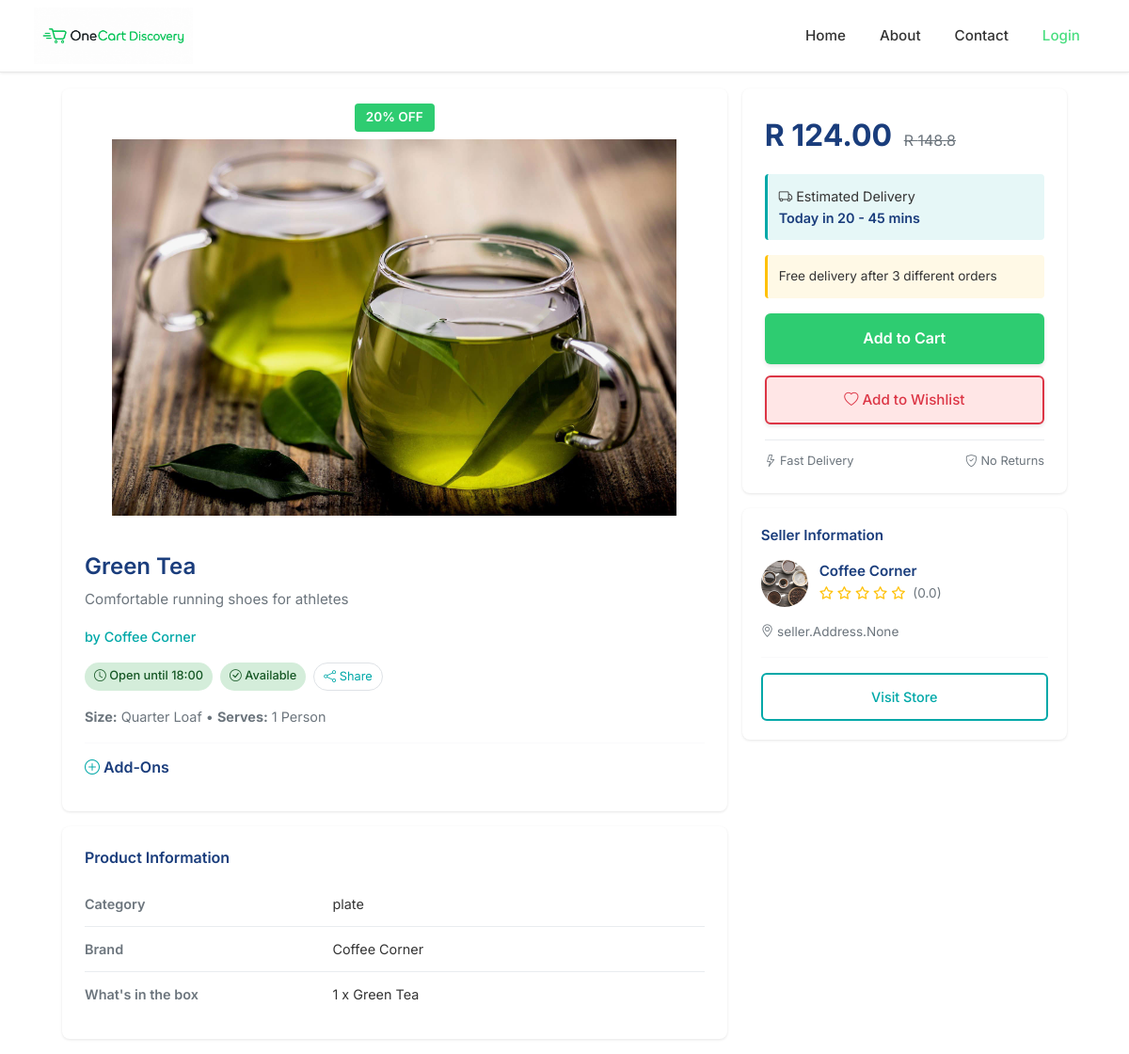
/coffee-corner/green_tea, run on the app's committed database.
### seller/wrap_models/product_model.py (models this page shows, shortened)
class Product(models.Model):
    CATEGORIES = [
        ('plate', 'Plate'),
        ('kota', 'Kota'),
        ('dagwood', 'Dagwood'),
        ('drinks', 'Drinks'),
        ('other', 'Other'),
    ]
    STATUS_CHOICES = [
        ('active', 'Active'),
        ('inactive', 'Inactive'),
        ('pending', 'Pending'),
        ('banned', 'banned'),
        ('reected', 'rejected'),
    ]
    business = models.ForeignKey(BusinessInformation, on_delete=models.CASCADE, related_name="products")
    name = models.CharField(max_length=200)
    category = models.CharField(max_length=50, choices=CATEGORIES, default='other')
    price = models.DecimalField(max_digits=10, decimal_places=2)
    quantity = models.PositiveIntegerField()
    description = models.TextField()
    small_description = models.TextField(null=True)
    status = models.CharField(max_length=50, choices=STATUS_CHOICES, default="pending")
    is_flagged = models.BooleanField(default=False)
    sales = models.PositiveIntegerField(default=0)
    timestamp = models.DateTimeField(default=timezone.now, null=True)
    image = models.ImageField(upload_to="uploads/")
    uuid = models.UUIDField(default=uuid.uuid4, editable=False, unique=False)
    slug = models.SlugField(unique=False, blank=True)  # <--- This
    def is_instock(self):
        if self.quantity < 1:
            return False
        return True
    def markup_price(self):
        return float(f'{self.price}') + (float(f'{self.price}') * 0.20)

### seller/wrap_models/business_model.py (models this page shows, shortened)
class BusinessInformation(models.Model):
    BUSINESS_CATEGORIES = [
        ('dropship', 'Dropship'),
        ('food', 'Food & beverages'),
        ('clothing', 'Clothing'),
        ('technology', 'Technology'),
        ('other', 'Other'),
    ]
    name = models.CharField(max_length=200)
    business_type = models.CharField(max_length=200)
    description = models.TextField()
    registration_number = models.CharField(max_length=200, unique=False)
    category = models.CharField(max_length=50, choices=BUSINESS_CATEGORIES, default='other')
    phone = models.CharField(max_length=20, blank=True, null=False)
    telephone = models.CharField(max_length=20, blank=True, null=True)
    email = models.CharField(max_length=200,unique=False)
    owner = models.ForeignKey(User, on_delete=models.CASCADE, related_name="businesses")
    open_time = models.CharField(max_length=50)
    close_time = models.CharField(max_length=50)
    date_created = models.DateTimeField(auto_now_add=True)
    status = models.CharField(max_length=50, default="pending")
    account_code = models.CharField(max_length=200,default="",null=True)
    open_orders = models.BooleanField(default=False)
    image = models.ImageField(upload_to='uploads/business_images/', null=True, blank=True)
    uuid = models.UUIDField(default=uuid.uuid4, editable=False, unique=False)
    slug = models.SlugField( blank=True)  # <--- This
    def __str__(self):
        return self.name
    class Meta:
        verbose_name_plural = "Businesses"

### shop/views.py (the view)
# urls.py: path('<slug:bSlug>/<slug:pSlug>', views.view_product, name='view_product'),
def view_product(request, bSlug, pSlug):
    product = Product.objects.filter(slug=pSlug).first()
    items= 0
    whishlist = 0
    is_business_user = False
    if request.user.is_authenticated:
        items = get_cart_items(request.user)
        whishlist = get_wishlist_items(request.user)
        is_business_user = request.user.groups.filter(name="business").exists()
    if product:
        all_ratings = BusinessRating.objects.filter(business=product.business)
        stars_list = [rating.stars for rating in all_ratings]
        if stars_list:
            average_rating = round(sum(stars_list) / len(stars_list), 1)
        else:
            average_rating = 0.0
        total_rating = len(stars_list)
        markup_price = float(f'{product.price}') + (float(f'{product.price}') * 0.20)
        absolute_image_url = request.build_absolute_uri(product.image.url)
        absolute_page_url = request.build_absolute_uri()
        return render(request,'products/view_product.html',{'absolute_page_url':absolute_page_url,'absolute_image_url':absolute_image_url,'markup_price':markup_price,'product':product,'cart_items_count':items,"wishlist_items_count":whishlist,'average_rating':average_rating,'total_rating':total_rating, 'is_business_user': is_business_user})
    return render(request,'products/view_product.html', {'is_business_user': is_business_user})

### shop/templates/products/view_product.html (shortened to what this page needs)
{% extends 'products/shop_base2.html' %}
{% load static %}
{% block content %}
<div class="product-container">
    <div class="row g-3">
        <div class="col-lg-8">
            <div class="product-card">
                <div class="product-image-section">
                    <span class="discount-badge">20% OFF</span>
                    <img src="{{product.image.url}}" alt="{{product.name}}">
                </div>
                <div class="product-details">
                    <h1 class="product-title">{{product.name}}</h1>
                    <p class="product-description">{{product.small_description}}</p>
                    <p class="business-name">by {{product.business}}</p>
                    <div class="status-badges">
                        {% if product.business.open_orders %}
                        <span class="badge-custom badge-open">
                            <i class="bi bi-clock"></i> Open until {{product.business.close_time}}
                        </span>
                        {% else %}
                        <span class="badge-custom badge-closed">
                            <i class="bi bi-clock"></i> Closed
                        </span>
                        {% endif %}
                        {% if product.is_instock %}
                        <span class="badge-custom badge-available">
                            <i class="bi bi-check-circle"></i> Available
                        </span>
                        {% else %}
                        <span class="badge-custom badge-outofstock">
                            <i class="bi bi-x-circle"></i> Out of Stock
                        </span>
                        {% endif %}
                        <button class="btn-share" onclick="showShareModal()">
                            <i class="bi bi-share"></i> Share
                        </button>
                    </div>
                    <div class="product-info">
                        <strong>Size:</strong> Quarter Loaf • <strong>Serves:</strong> 1 Person
                    </div>
                    <hr class="divider">
                    <div class="addons-section">
                        <h6><i class="bi bi-plus-circle" style="color: var(--primary-teal);"></i> Add-Ons</h6>
                    </div>
                </div>
            </div>
            <div class="info-table">
                <h6>Product Information</h6>
                <div class="info-row">
                    <span class="info-label">Category</span>
                    <span class="info-value">{{product.category}}</span>
                </div>
                <div class="info-row">
                    <span class="info-label">Brand</span>
                    <span class="info-value">{{product.business}}</span>
                </div>
                <div class="info-row">
                    <span class="info-label">What's in the box</span>
                    <span class="info-value">1 x {{product.name}}</span>
                </div>
            </div>
        </div>
        <div class="col-lg-4">
            <div class="price-section">
                <div class="price-display">
                    <span class="current-price">R {{product.price}}</span>
                    <span class="original-price">R {{product.markup_price}}</span>
                </div>
                <div class="delivery-box">
                    <div><i class="bi bi-truck"></i> Estimated Delivery</div>
                    <div class="delivery-time">Today in 20 - 45 mins</div>
                </div>
                <div class="promo-text">
                    Free delivery after 3 different orders
                </div>
                {% if product.is_instock %}
                    {% if user.is_authenticated %}
                    <button onclick="addCart({{ product.id }})" class="btn-add-cart available">Add to Cart</button>
                    {% else %}
                    <button onclick="showLoginAlert()" class="btn-add-cart available">Add to Cart</button>
                    {% endif %}
                {% else %}
                <button class="btn-add-cart unavailable" disabled>Out of Stock</button>
                {% endif %}
                {% if user.is_authenticated %}
                <button class="btn-wishlist" onclick="addWishlist({{product.id}})">
                    <i class="bi bi-heart"></i> Add to Wishlist
                </button>
                {% else %}
                <button class="btn-wishlist" onclick="showLoginAlert()">
                    <i class="bi bi-heart"></i> Add to Wishlist
                </button>
                {% endif %}
                <div class="delivery-features">
                    <span><i class="bi bi-lightning"></i> Fast Delivery</span>
                    <span><i class="bi bi-shield-check"></i> No Returns</span>
                </div>
            </div>
            <div class="seller-card">
                <h6>Seller Information</h6>
                <div class="seller-info">
                    <img src="{{product.business.image.url}}" alt="{{product.business}}" class="seller-image">
                    <div class="seller-details">
                        <h6>{{product.business}}</h6>
                        <div class="rating-stars">
                            <i class="fa-star {% if average_rating > 0 %} fas {% else %} far {% endif %}"></i>
                            <i class="fa-star {% if average_rating > 1 %} fas {% else %} far {% endif %}"></i>
                            <i class="fa-star {% if average_rating > 2 %} fas {% else %} far {% endif %}"></i>
                            <i class="fa-star {% if average_rating > 3 %} fas {% else %} far {% endif %}"></i>
                            <i class="fa-star {% if average_rating > 4 %} fas {% else %} far {% endif %}"></i>
                            <span style="color: var(--text-muted); margin-left: 4px;">({{average_rating}})</span>
                        </div>
                    </div>
                </div>
                <div class="seller-meta">
                    <i class="bi bi-geo-alt"></i> {{product.business.addresses}}
                </div>
                <hr class="divider">
                <a href="" class="btn-visit-store">Visit Store</a>
            </div>
        </div>
    </div>
</div>
{% endblock %}

### shop/static/shop/css/shop_base2.css (style rules this page uses)
:root { --primary: #4ade80; --primary-dark: #3cd472; --primary-light: #e8fdf3; --secondary: #1a1a1a; --text: #333333; --text-light: #666666; --text-muted: #999999; --background: #fafafa; --white: #ffffff; --border: #e8e8e8; --shadow-sm: 0 1px 3px rgba(0, 0, 0, 0.08); --shadow-md: 0 4px 12px rgba(0, 0, 0, 0.1); --shadow-lg: 0 8px 24px rgba(0, 0, 0, 0.12); --transition-fast: all 0.2s ease; --transition-normal: all 0.3s ease; --radius-sm: 4px; --radius-md: 8px; --radius-lg: 16px; --radius-xl: 24px; --radius-pill: 50px; }
* { margin: 0; padding: 0; box-sizing: border-box; }
body { font-family: 'Inter', -apple-system, BlinkMacSystemFont, "Segoe UI", Roboto, sans-serif; color: var(--text); background-color: var(--background); overflow-x: hidden; line-height: 1.6; }

### shop/templates/products/shop_base2.html (style rules this page uses)
* { margin: 0; padding: 0; box-sizing: border-box; }
body { font-family: 'Inter', sans-serif; background: #f8f9fa; overflow-x: hidden; }
@media (min-width: 992px) { body { padding-top: 0 !important; } }

### data on the page
Product: image (picture), name "Green Tea", small_description "Comfortable running shoes for athletes", business "Coffee Corner", business.close_time "18:00", category "plate", price "124.00", markup_price "148.8", business.image (picture), business.addresses "seller.Address.None"

### other printed values
{{ average_rating }} "0.0"
